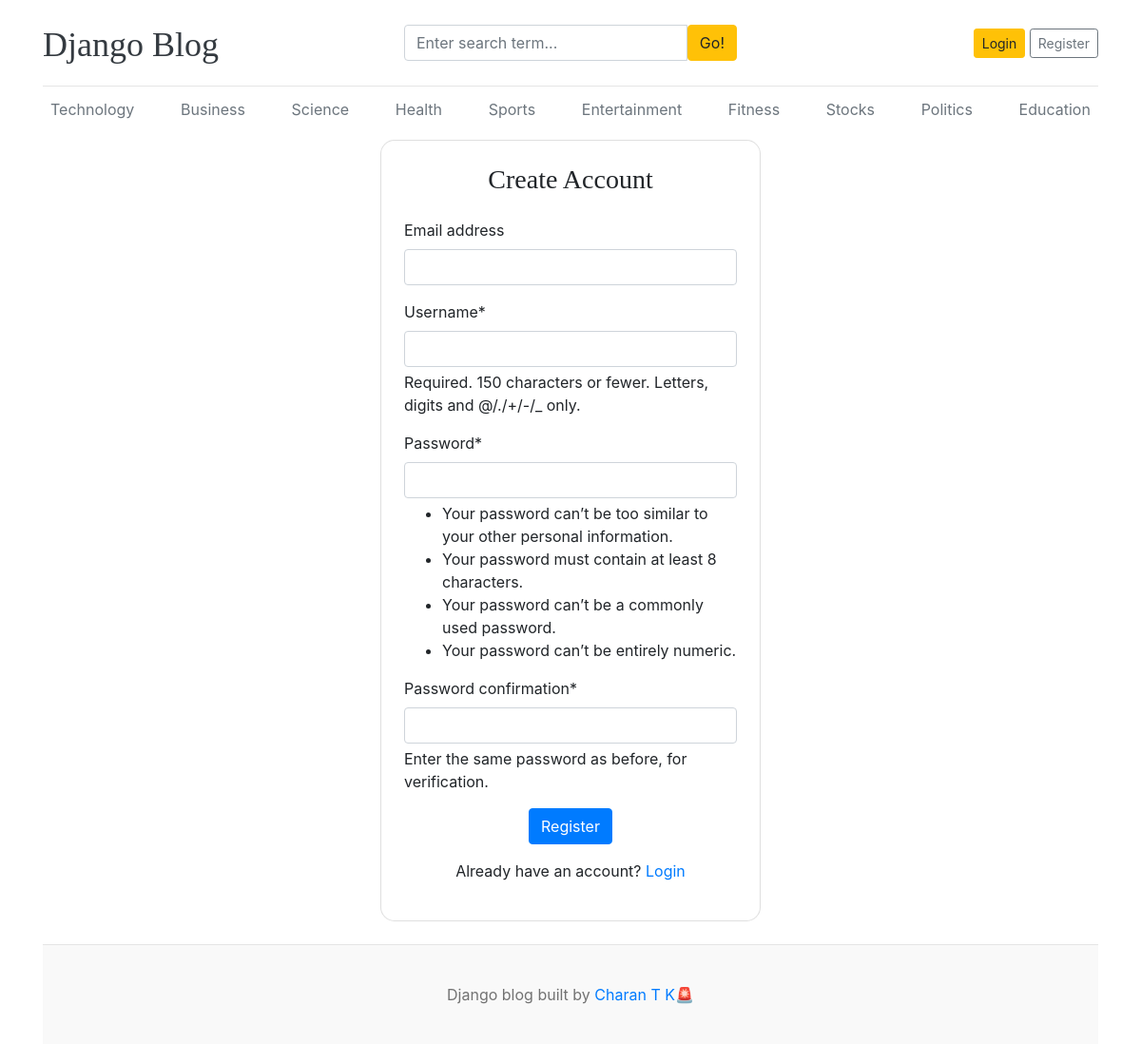
Screenshot of /register/ with the database file from the repository.
### blogs/models.py (models this page shows)
class Category(models.Model):
  category_name = models.CharField(max_length = 50, unique=True)
  created_at=models.DateTimeField(auto_now_add=True)
  updated_at=models.DateTimeField(auto_now=True)
  class Meta:
    verbose_name_plural = "Categories"
  def __str__(self):
    return self.category_name

### blog_main/views.py (the view)
# urls.py: path('register/', views.register, name='register'),
@anonymous_required
def register(request):
  if request.method == 'POST':
    form = RegistrationForm(request.POST)
    if form.is_valid():
      form.save()
      messages.success(request, 'You account has been registered successfully!')
      return redirect('login')
  else:
    form = RegistrationForm()
  context = {
    'form': form,
    }
  return render(request, 'register.html', context)

### blog_main/forms.py
class RegistrationForm(UserCreationForm):
  class Meta:
    model = User
    fields = ('email','username','password1','password2')

### blog_main/context_processors.py (called while the page is built)
def get_categories(request):
  categories = Category.objects.all().order_by('-created_at')
  return dict(categories=categories)

def get_social_links(request):
  social_links = SocialLink.objects.all()
  return dict(social_links=social_links)

def debug_mode(request):
  debug = settings.DEBUG
  return dict(debug=debug)

### templates/register.html (shortened to what this page needs)
{% extends 'base.html' %}
{% block content %}
{% load crispy_forms_tags %}
<div class="d-flex justify-content-center">
  <div class="card shadow-lg p-4 " style="width: 400px; border-radius: 15px;">
    <h3 class="text-center mb-4">Create Account</h3>
    <form action="{% url 'register' %}" method="POST" >
      {{form | crispy}}
      <div class="d-flex justify-content-center">
        <button type="submit" class="btn btn-primary">Register</button>
      </div>
    </form>
    <p class="text-center mt-3">
      Already have an account? <a href="{% url 'login' %}">Login</a>
    </p>
  </div>
</div>
{% endblock %}

### templates/base.html (shortened to what this page needs)
{% load static %}
<!DOCTYPE html>
<html lang="en">
  <head>
    <link
      href="https://getbootstrap.com/docs/4.0/dist/css/bootstrap.min.css"
      rel="stylesheet"
    />
    <link rel="stylesheet" href="{% static 'css/blog.css' %}">
    <link rel="stylesheet" href="{% static 'css/hovergrow.css' %}">
    <link rel="stylesheet" href="{% static 'css/scrollmobilebanner.css' %}">
    <link rel="stylesheet" href="https://cdnjs.cloudflare.com/ajax/libs/font-awesome/6.5.2/css/all.min.css" />
  </head>
  <body>
    <div class="container" {% if not debug %}style="margin-top: 30px;"{% endif %}>
      <header class="d-none d-sm-block blog-header py-3">
        <div class="row flex-nowrap justify-content-between align-items-center ">
          <div class="col-4 pt-1">
            <a class="blog-header-logo text-dark" href="/">Django Blog</a>
          </div>
          <div class="col-4">
            <form action="{% url 'search' %}" method="GET">
               <div class="input-group">
                  <input class="form-control" type="text" name="keyword" value="{{keyword}}" placeholder="Enter search term..." aria-label="Enter search term..." aria-describedby="button-search" />
                  <button type="submit" class="btn btn-warning" id="button-search" type="button">Go!</button>
                </div>
            </form>
          </div>
          <div class="col-4 d-flex justify-content-end align-items-center">
            {% if not user.is_authenticated %}
            <a class="btn btn-sm btn-warning" href="{% url 'login' %}">Login</a> &nbsp;
            <a class="btn btn-sm btn-outline-secondary" href="{% url 'register' %}">Register</a>
            {% endif %}
          </div>
        </div>
      </header>
      <div class="nav-scroller py-1 mb-2 ">
        <nav class="nav d-flex justify-content-between">
          {% for cat in categories %}
            <a class="p-2 text-muted" href="{% url 'posts_by_category' cat.id %}">{{cat}}</a>
          {% endfor %}
        </nav>
      </div>
{% block content %}
{% endblock %}
 <footer class="blog-footer mt-4">
      <p>Django blog built by <a href="https://www.linkedin.com/in/charan-t-k-1409322a1">Charan T K🚨</a></p>
    </footer>
    </div>
  </body>
</html>

### blog_main/static/css/blog.css (style rules this page uses)
.blog-header { border-bottom: 1px solid #e5e5e5; }
.blog-header-logo { font-family: "Playfair Display", Georgia, "Times New Roman", serif; font-size: 2.25rem; }
h1, h2, h3, h4, h5, h6 { font-family: "Playfair Display", Georgia, "Times New Roman", serif; }
.blog-footer { padding: 2.5rem 0; color: #727272; text-align: center; background-color: #f9f9f9; border-top: .05rem solid #e5e5e5; }
.blog-footer p:last-child { margin-bottom: 0; }

### rows the page displays
Category: category_name "Technology"
Category: category_name "Business"
Category: category_name "Science"
Category: category_name "Health"
Category: category_name "Sports"
Category: category_name "Entertainment"
Category: category_name "Fitness"
Category: category_name "Stocks"
Category: category_name "Politics"
Category: category_name "Education"
